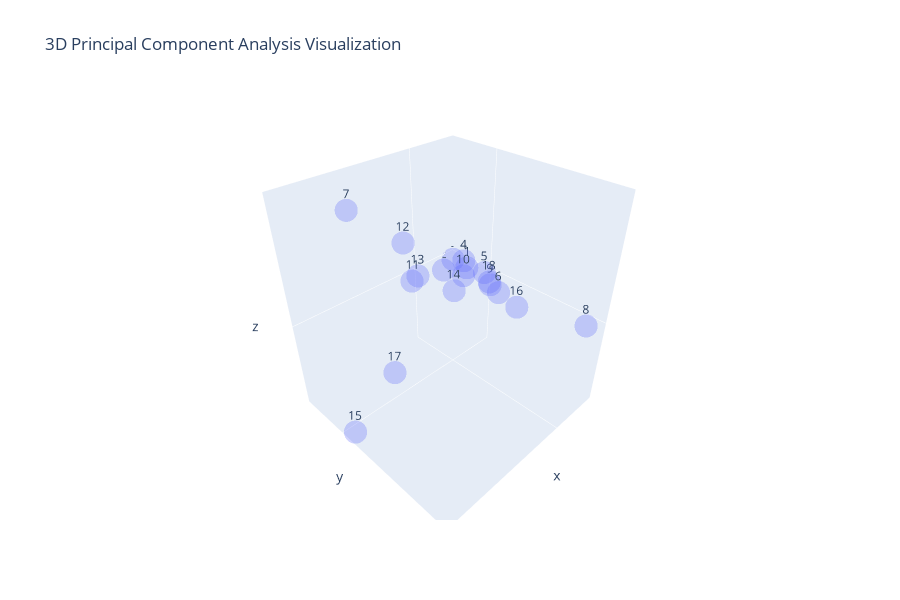

Source (notebook cell):
### Code cell
plt.figure(figsize = (10,10))
fig = px.scatter_3d(x = pca_3x_score[:, 0], y = pca_3x_score[:, 1],
                    z = pca_3x_score[:, 2], text = [str(i+1) for i in range(18)],
                    opacity = 0.3, title = '3D Principal Component Analysis Visualization')

fig.update_layout(scene = dict(xaxis = dict(showgrid = False, showticklabels = False),
                               yaxis = dict(showgrid = False, showticklabels = False),
                               zaxis = dict(showgrid = False, showticklabels = False)))
fig.show()

### Figure 1 — Plotly figure (JSON) as saved in the notebook; plotly's stock layout.template omitted (floating-point values rounded to 4 significant figures)
{"data": [{"hoverlabel": {"namelength": 0}, "hovertemplate": "x=%{x}<br>y=%{y}<br>z=%{z}<br>text=%{text}", "legendgroup": "", "marker": {"color": "#636efa", "opacity": 0.3, "symbol": "circle"}, "mode": "markers+text", "name": "", "scene": "scene", "showlegend": false, "text": ["1", "2", "3", "4", "5", "6", "7", "8", "9", "10", "11", "12", "13", "14", "15", "16", "17", "18"], "type": "scatter3d", "x": [-13.36, -10.53, -14.71, -13.0, -11.2, -4.644, 32.92, -8.699, -12.02, -9.747, 9.06, 9.765, 3.305, -4.791, 40.87, -5.56, 23.38, -11.06], "y": [-7.322, -14.93, -14.78, -8.314, 1.897, 12.96, 0.4393, 38.57, 3.69, -5.291, -7.657, -9.779, -11.67, -4.424, 3.666, 18.94, -0.09042, 4.087], "z": [-1.586, -4.421, -2.048, 0.7141, 1.511, 2.513, 34.99, 2.451, -2.37, -2.076, 3.234, 14.83, 0.7591, -4.901, -25.32, 0.09438, -17.62, -0.7506]}], "layout": {"height": 600, "legend": {"tracegroupgap": 0}, "scene": {"domain": {"x": [0, 1], "y": [0, 1]}, "xaxis": {"showgrid": false, "showticklabels": false, "title": {"text": "x"}}, "yaxis": {"showgrid": false, "showticklabels": false, "title": {"text": "y"}}, "zaxis": {"showgrid": false, "showticklabels": false, "title": {"text": "z"}}}, "title": {"text": "3D Principal Component Analysis Visualization"}}}
